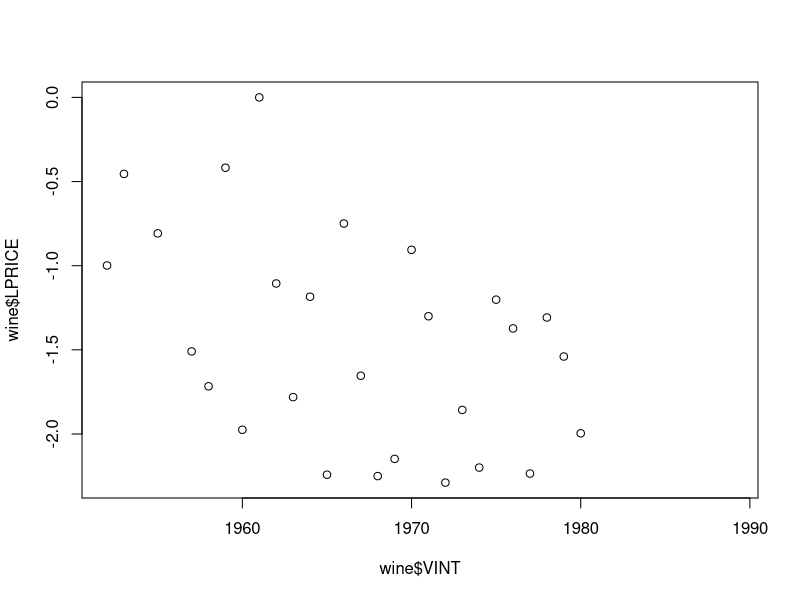
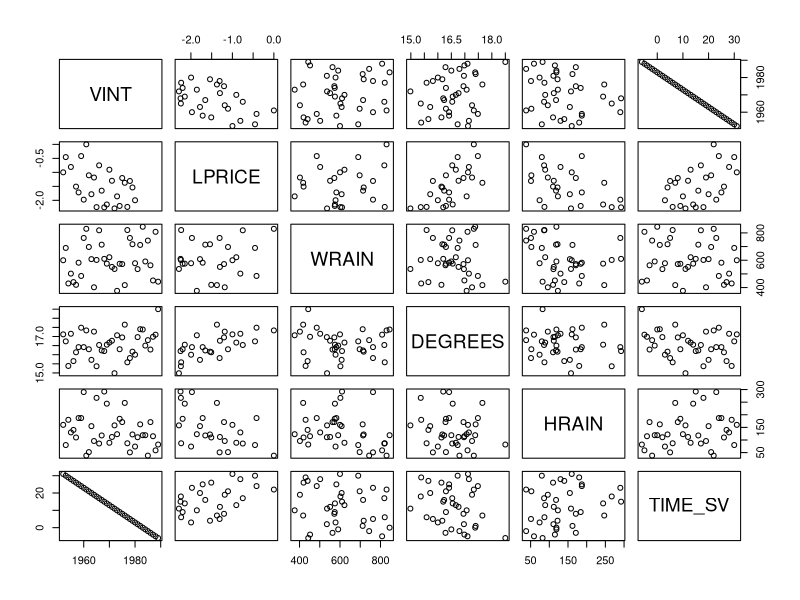
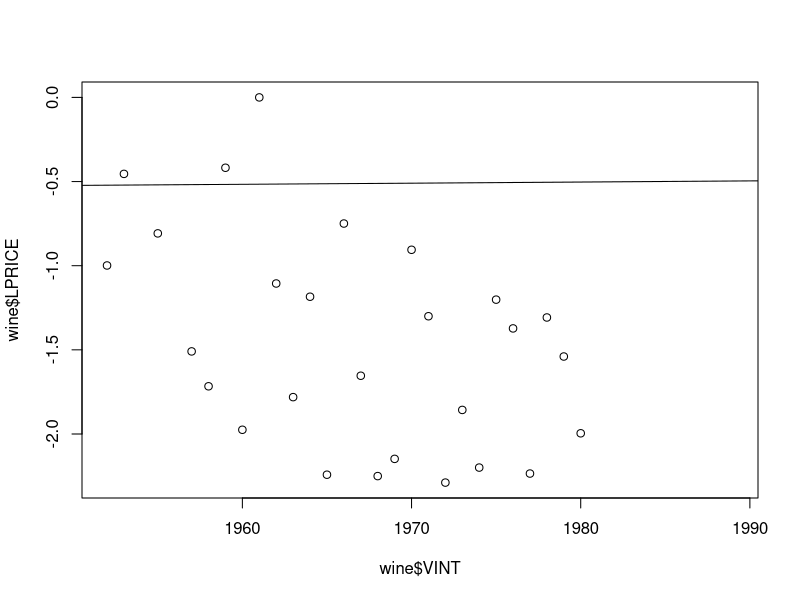

Write the R code that produced these figures, in order.
setwd('/Users/ashiswin/Documents/School/Analytics Edge/Week 2')
wine <- read.csv("wine.csv")
str(wine)
summary(wine)

wine[wine$VINT == 1966,]

plot(wine$VINT, wine$LPRICE)
pairs(wine)

# Make my training and testing set
winetrain <- subset(wine, wine$VINT <= 1978 & !is.na(wine$LPRICE)) # Remove all NA items
winetest <- subset(wine, wine$VINT > 1978)

m1 <- lm(LPRICE ~ WRAIN, winetrain)
m1a <- lm(LPRICE ~ WRAIN + VINT, winetrain)
m2 <- lm(LPRICE ~ VINT + WRAIN + DEGREES + HRAIN, winetrain)

summary(m1)
summary(m2)
summary(m1a)

plot(wine$VINT, wine$LPRICE)
abline(m1)

# Get correlation between variables in wine set
cor(winetrain)

# Get coefficients from the model
m2$coefficients

# Get residuals from model
m2$residuals

# Lets get R^2 manually
ssttrain <- sum((winetrain$LPRICE - mean(winetrain$LPRICE)) ^ 2)
ssetrain <- sum(m2$residuals ^ 2)

rsquared <- 1 - (ssetrain / ssttrain)

# Perform a prediction into the future
wineprediction <- predict(m2, newdata = winetest)
wineprediction
winetest$LPRICE

# Calculate R^2 of the prediction
ssetest <- sum((wineprediction[1:2] - winetest$LPRICE[1:2]) ^ 2)
ssttest <- sum((winetest$LPRICE[1:2] - mean(winetrain$LPRICE)) ^ 2)
rsquaredtest <- 1 - (ssetest / ssttest)
